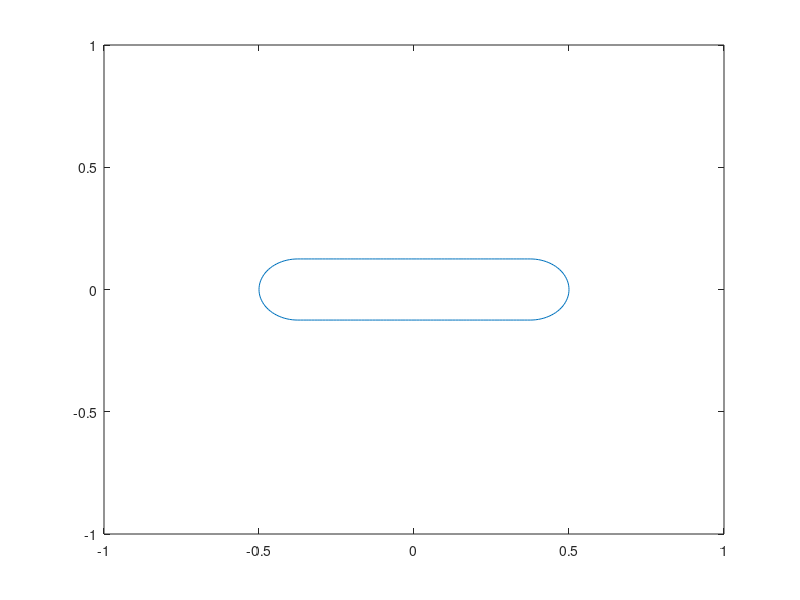

This chart was generated by the following MATLAB code:
clear all
close all
clc

Vf = fopen('RoundedPlate.run','w');

a=0.75;
b=0.25;

ns=256;
n=256+1;

xs0=zeros(n,1);
ys0=zeros(n,1);
curv=zeros(n,1);

dalfa=2*pi/ns;

xf=a/2;
yf=b/2;
ssl=(2*a+pi*b)/ns;
angle=-ssl/yf;
xsi=-xf;
ysi=yf;

for m=0:ns
    if ((xsi+ssl)<=xf)&&(xsi>=-xf)&&(ysi>0)
        xsi=xsi+ssl;
    elseif ((xsi-ssl)>=-xf)&&(xsi<=xf)&&(ysi<0)
        xsi=xsi-ssl;
    elseif (xsi>=xf)&&(abs(atan2(ysi,(xsi-xf))+angle)<=pi/2)
        tmp=(xsi-xf)*cos(angle)-ysi*sin(angle);
        ysi=(xsi-xf)*sin(angle)+ysi*cos(angle);
        xsi=tmp+xf;
    elseif (xsi<=-xf)&&(abs(atan2(ysi,(xsi+xf))+angle)>=pi/2)
        tmp=(xsi+xf)*cos(angle)-ysi*sin(angle);
        ysi=(xsi+xf)*sin(angle)+ysi*cos(angle);
        xsi=tmp-xf;
    elseif ((xsi+ssl)>xf)&&(xsi<xf)&&(ysi>0)
        tangle=-(xsi+ssl-xf)/yf;
        xsi=xf;
        tmp=(xsi-xf)*cos(tangle)-ysi*sin(tangle);
        ysi=(xsi-xf)*sin(tangle)+ysi*cos(tangle);
        xsi=tmp+xf;
    elseif ((xsi-ssl)<-xf)&&(xsi>-xf)&&(ysi<0)
        tangle=(xsi-ssl+xf)/yf;
        xsi=-xf;
        tmp=(xsi+xf)*cos(tangle)-ysi*sin(tangle);
        ysi=(xsi+xf)*sin(tangle)+ysi*cos(tangle);
        xsi=tmp-xf;
    elseif (xsi>=xf) 
        tsl=yf*(abs(atan2(ysi,(xsi-xf))+angle)-pi/2);
        ysi=-yf;
        xsi=xf-tsl;
    elseif (xsi<=-xf)
        tsl=yf*(pi/2-abs(atan2(ysi,(xsi+xf))+angle));
        ysi=yf;
        xsi=-xf+tsl;
    end
    xs0(n-m)=xsi;
    ys0(n-m)=ysi;
end

temp1 = sqrt(a*a+b*b)/2;
for m=1:n
    temp2=sqrt(xs0(m)*xs0(m)+ys0(m)*ys0(m));
    if(temp2<temp1) 
        curv(m)=0;
    else
        curv(m)=2/b;
    end
end

figure,
plot(xs0,ys0);
axis([-1 1 -1 1]);
fprintf(Vf,'xs0\t ys0\t curv\t \n');
for i=1:n
    fprintf(Vf,'%16.12f %16.12f %16.12f \n',xs0(i),ys0(i),curv(i));
end

fclose(Vf);